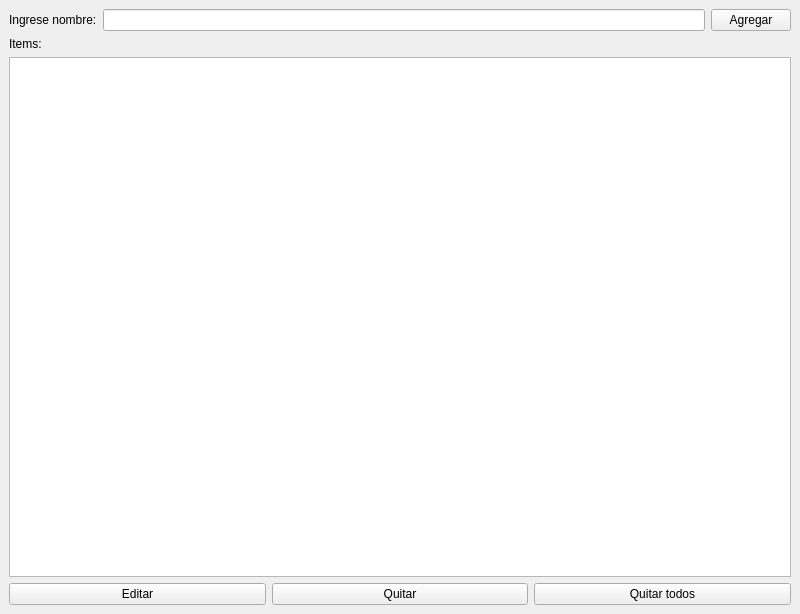
<?xml version="1.0" encoding="UTF-8"?>
<ui version="4.0">
 <class>MainWindow</class>
 <widget class="QMainWindow" name="MainWindow">
  <property name="geometry">
   <rect>
    <x>0</x>
    <y>0</y>
    <width>800</width>
    <height>614</height>
   </rect>
  </property>
  <property name="windowTitle">
   <string>MainWindow</string>
  </property>
  <widget class="QWidget" name="centralwidget">
   <layout class="QVBoxLayout" name="verticalLayout">
    <item>
     <layout class="QHBoxLayout" name="horizontalLayout">
      <item>
       <widget class="QLabel" name="label">
        <property name="text">
         <string>Ingrese nombre:</string>
        </property>
       </widget>
      </item>
      <item>
       <widget class="QLineEdit" name="nombre"/>
      </item>
      <item>
       <widget class="QPushButton" name="agregar">
        <property name="text">
         <string>Agregar</string>
        </property>
       </widget>
      </item>
     </layout>
    </item>
    <item>
     <widget class="QLabel" name="label_2">
      <property name="text">
       <string>Items:</string>
      </property>
     </widget>
    </item>
    <item>
     <widget class="QListWidget" name="lista"/>
    </item>
    <item>
     <layout class="QHBoxLayout" name="horizontalLayout_2">
      <item>
       <widget class="QPushButton" name="editar">
        <property name="text">
         <string>Editar</string>
        </property>
       </widget>
      </item>
      <item>
       <widget class="QPushButton" name="quitar">
        <property name="text">
         <string>Quitar</string>
        </property>
       </widget>
      </item>
      <item>
       <widget class="QPushButton" name="quitar_todos">
        <property name="text">
         <string>Quitar todos</string>
        </property>
       </widget>
      </item>
     </layout>
    </item>
   </layout>
  </widget>
 </widget>
 <resources/>
 <connections/>
</ui>
